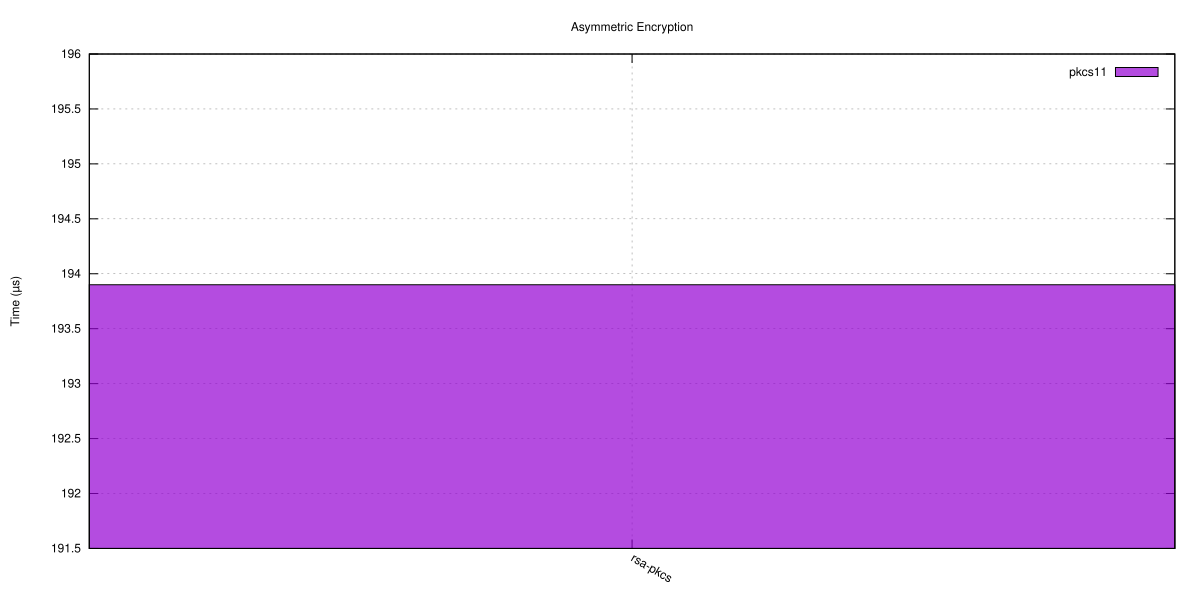

This chart was generated by the following gnuplot code:
set terminal svg size 1200,600 enhanced font 'Helvetica,12'
set output 'asymmetric_encrypt.svg'
set title 'Asymmetric Encryption'
set grid
set ylabel 'Time (µs)'
set style data boxes
set style fill solid 0.7 border -1
set boxwidth 0.800
set grid ytics
set key top right
set xtics rotate by -30
set xtics ("rsa-pkcs" 0)
plot 'asymmetric_encrypt.dat' using ($1+0.000):2 with boxes lw 1 title 'pkcs11'
